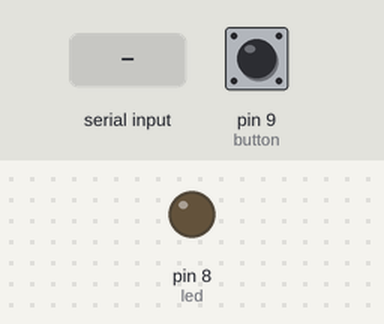
A sketch run on a simulated Arduino Uno, built with avr-gcc and run on an emulated ATmega328P. On the bench: output pins drawn as LEDs (lit = HIGH). The inputs (shaded band) are chosen by the test bench; at power-on: pin 9 (button) HIGH.

Above: at 1.2 s.
1.3 s: "1" received over the second serial link
At 2.4 s:
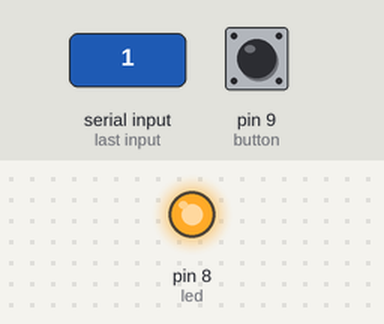
2.8 s: "0" received over the second serial link
At 3.5 s:
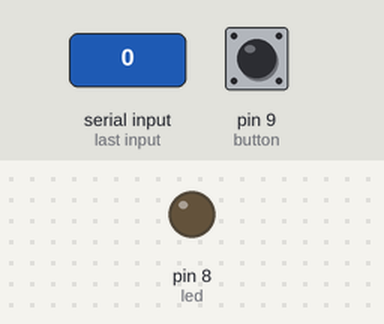
Timing chart, 0 to 5.8 s (numbered marks = the images above; inputs shaded):
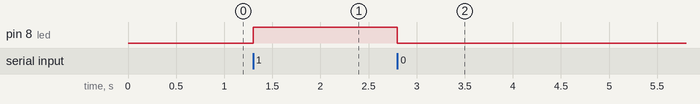

The sketch:

Bluetooth.Slave.ino
```cpp
//this is slave

#include <SoftwareSerial.h>

SoftwareSerial BTSerial(2, 3);

int state = 0;
const int led = 8;
const int button = 9;
int buttonstate = 1;

void setup()
{
  BTSerial.begin(38400);
  pinMode(led, OUTPUT);
  digitalWrite(led, LOW);
  pinMode(button, INPUT);
  digitalWrite(button, HIGH);
}
void loop()
{
 if(BTSerial.available() > 0)
 {
    // Checks whether data is comming from the serial port
    state = BTSerial.read(); // Reads the data from the serial port
 }

 // Reading the button
 buttonstate = digitalRead(button);
 if (buttonstate == LOW)
 {
   BTSerial.write('1'); // Sends '1' to the master to turn on LED
 }
 else
 {
   BTSerial.write('0');
 }

  if (state == '1')
 {
  digitalWrite(led, HIGH); // LED ON
  state = 0;
 }
 else if (state == '0')
 {
  digitalWrite(led, LOW); // LED ON
  state = 0;
 }
}
```

Measured:
- after the input at 1.3 s, pin 8 (led): LOW → HIGH at once
- after the input at 2.8 s, pin 8 (led): HIGH → LOW at once
